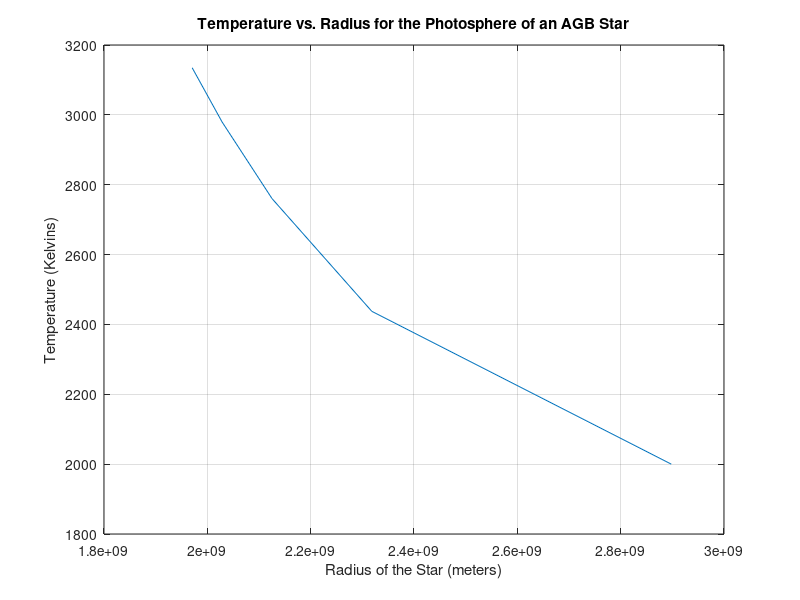

The MATLAB script that drew this image:
%This program will model temperature vs. radius for the photosphere of an AGB star.

clc;
close all; 

disp("Let's model the photosphere of a late-staged asymptotic giant branch (AGB) star.");

%Intialize.
disp('We first need some stellar parameters from the AGB star. ');
disp('You will need the effective temperature and radius.');
Te = input('Enter the effective temperature in Kelvins: ');
R = input('Enter the effective radius in solar units: ');
Re = R*6.95508e8;

%Finding the radii at 4000K and 2000K.
a = power((30*Te) - 57500,0.5);
r4000K = (1/2 + (a/500))*Re;
fprintf('The radii at 4000K is %g meter.\n',r4000K);

r2000K = (5/3)*r4000K;
fprintf('The radii at 2000K is %g meter.\n',r2000K);

%Plotting temperature as a function of radius.
Maxsteps = input('Enter the number of steps: ');
for i = 1:Maxsteps
  
  r = r4000K + ((r2000K-r4000K)/i);
  T = 4000 - (25000/3)*(((r-r4000K)*r4000K)/power(r,2));
  xplot(i) = r;                %Record for plotting.
  yplot(i) = T;
  
end

%Plotting temperature as a function of radius.
plot(xplot,yplot);
grid on;
xlabel('Radius of the Star (meters)');
ylabel('Temperature (Kelvins)');
title('Temperature vs. Radius for the Photosphere of an AGB Star');